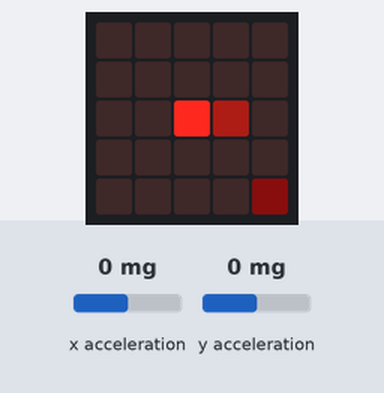
Recording of a program running on a simulated BBC micro:bit (MakeCode). On the bench: the board's 5×5 LED display. The test bench sets the inputs (shaded band); at power-on: x acceleration 0 mg, y acceleration 0 mg. Random numbers come from a fixed seed; the run ends where the board's game-over animation would start. At 1.7 s the program stops and its outputs stay as they are.

Above: at 0.06 s.
At 0.88 s:
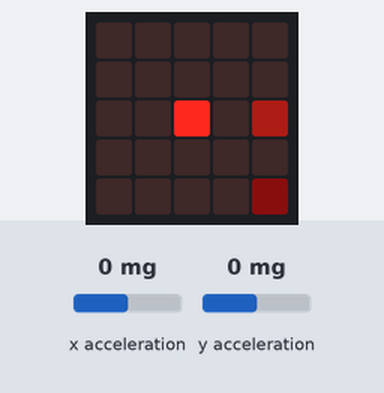
At 1.6 s:
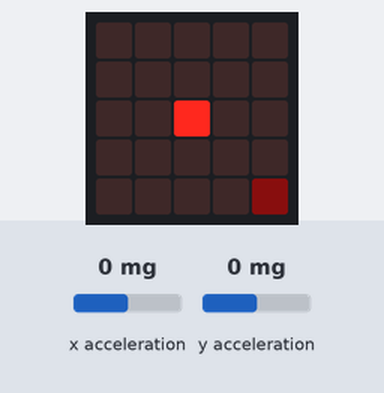

The program:

main.ts
```typescript
let pacman = game.createSprite(2, 2)
let janaria = game.createSprite(4, 4)
let mamua = game.createSprite(2, 2)
mamua.set(LedSpriteProperty.Blink, 100)
mamua.set(LedSpriteProperty.Brightness, 50)
janaria.set(LedSpriteProperty.Brightness, 10)
basic.forever(function () {
    basic.pause(400)
    if (input.acceleration(Dimension.X) > 200) {
        pacman.change(LedSpriteProperty.X, 1)
    }
    if (input.acceleration(Dimension.X) < -200) {
        pacman.change(LedSpriteProperty.X, -1)
    }
    if (input.acceleration(Dimension.Y) > 200) {
        pacman.change(LedSpriteProperty.Y, 1)
    }
    if (input.acceleration(Dimension.Y) < -200) {
        pacman.change(LedSpriteProperty.Y, -1)
    }
    if (pacman.isTouching(janaria)) {
        game.addScore(1)
        janaria.delete()
        janaria = game.createSprite(randint(0, 4), randint(0, 4))
        janaria.set(LedSpriteProperty.Brightness, 10)
    }
    if (pacman.isTouching(mamua)) {
        game.gameOver()
    }
})
basic.forever(function () {
    mamua.move(1)
    basic.pause(500)
    mamua.ifOnEdgeBounce()
})
```

test.ts
```typescript
// aquí va el archivo "tests"; esto no se compilará cuando este paquete se utilice como una extensión.
```
